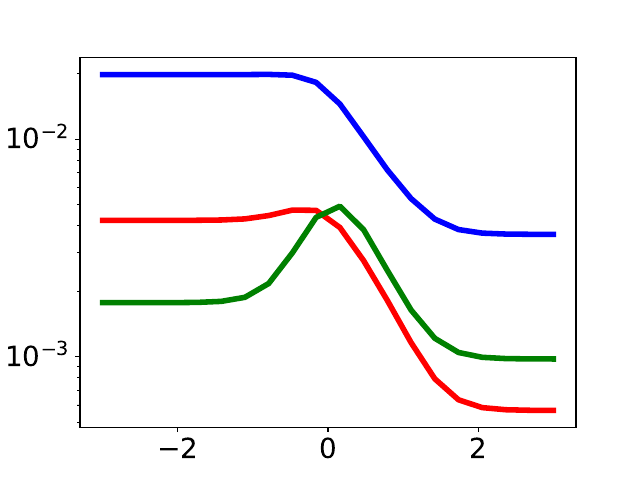

Write Python code to recreate this figure.
import numpy as np
import exoplanet as xo
import matplotlib.pyplot as pl
import utils
import itertools
import theano
from theano import tensor as tt

red = '#FE4365'
blue = '#00A9FF'
yellow = '#ECA25C'
green = '#3F9778'
darkblue = '#005D7F'

pl.rc('xtick', labelsize=20)
pl.rc('ytick', labelsize=20)
pl.rc('axes', labelsize=25)
pl.rc('axes', titlesize=30)
pl.rc('legend', fontsize=20)
pl.rc('lines', linewidth=4)

def fisher(t, tparams, gpparams, a=[1]):
    a = np.array(a)
    log_s, log_w0, log_q, diag = gpparams
    kernel = xo.gp.terms.SHOTerm(log_S0=log_s, log_w0=log_w0, log_Q=log_q)
    Q = a[:, None]*a[None, :]
    gp = xo.gp.GP(kernel=kernel, diag=diag*np.ones_like(t), x=t, J=2*len(a), Q=Q)
    dtrans = utils.transit(t, *tparams)
    x = tt.dmatrix()
    y = tt.dmatrix()
    f = theano.function([x, y], [x.T.dot(gp.apply_inverse_vector(y))])
    fish = np.zeros((4, 4))
    for (i, j) in itertools.product([0, 1, 2, 3], [0, 1, 2, 3]):
        x = np.array(dtrans[i+1])
        y = np.array(dtrans[j+1])
        x = np.tile(x, (np.shape(Q)[0], 1)).T.reshape(1, np.shape(Q)[0]*len(x)).T
        y = np.tile(y, (np.shape(Q)[0], 1)).T.reshape(1, np.shape(Q)[0]*len(y)).T
        fish[i, j] = f(x, y)[0][0, 0]
    return np.sqrt(np.diag(np.linalg.inv(fish)))

t = np.linspace(-8, 8, 1601)
tparams = [0.0, 0.1, 0.5, 0.05]  # t0, r, d, tin

alpha = -12 # total variance 
logr = np.linspace(-3, 3, 20)
logr = np.log(10 ** logr)
logsig = 0.5 * (alpha - np.log(1 + np.exp(2*logr)))
logs0 = logr + logsig
logq = np.log(1/np.sqrt(2))
diag = np.exp(2*logsig)
a = [1, 2]

w0T = 10
logw0 = np.log(w0T) - np.log(tparams[2])
logs0 = 2 * logs0  - logw0

oneband = [fisher(t, tparams, [ls + 2*np.log(np.mean(a)), logw0, logq, d]) for ls, d in zip(logs0, diag)]

oneband = np.array(oneband).T
x = np.log10(np.exp(logr))

pl.semilogy(x, oneband[0], 'r')
pl.semilogy(x, oneband[1], 'g')
pl.semilogy(x, oneband[2], 'b')
pl.savefig("test.pdf")
